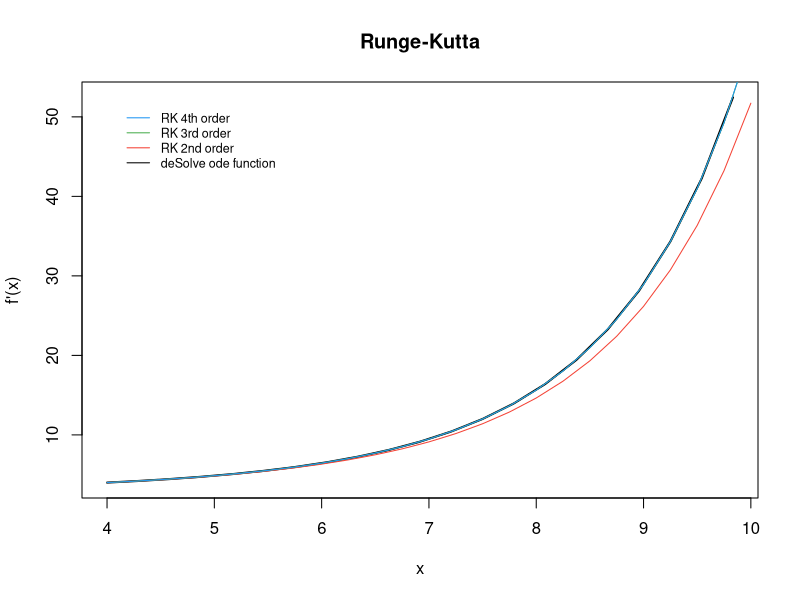
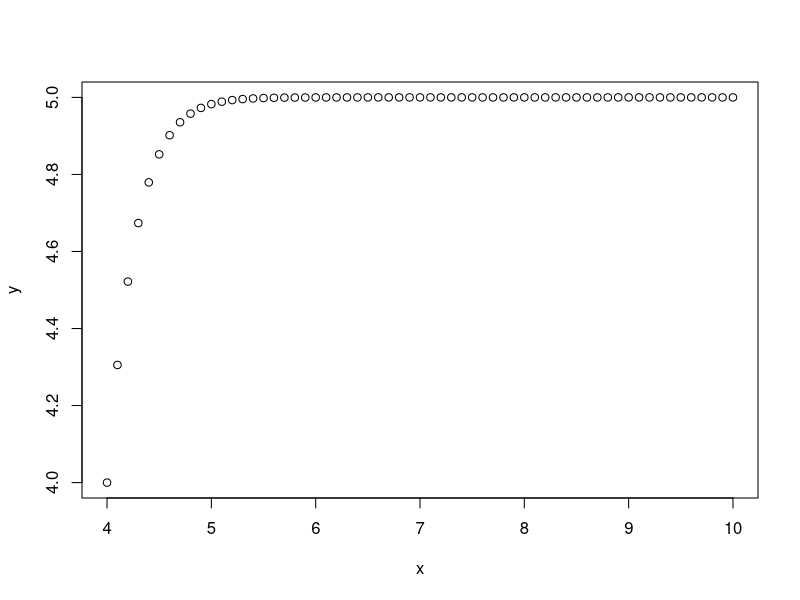
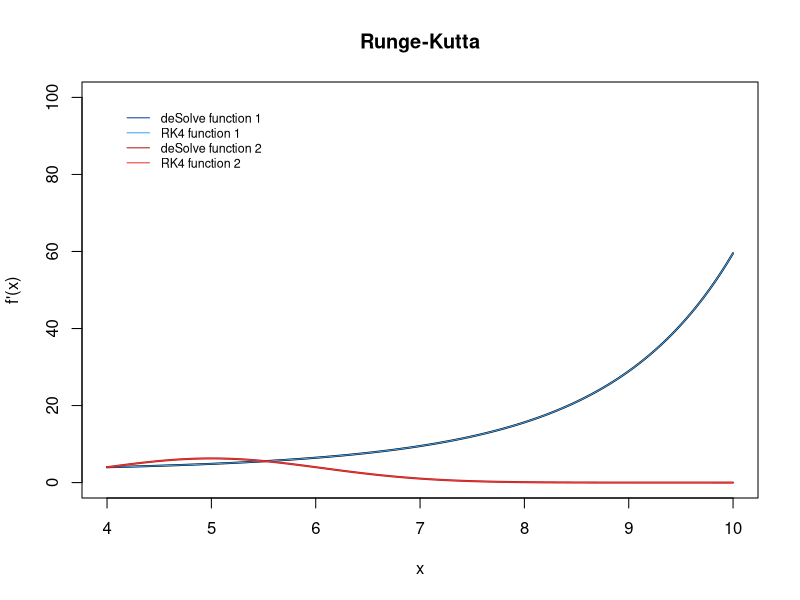
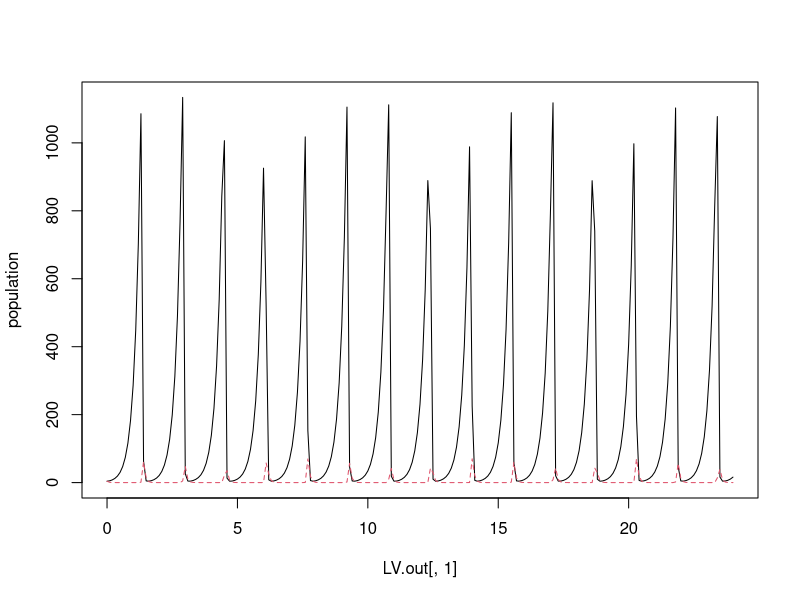
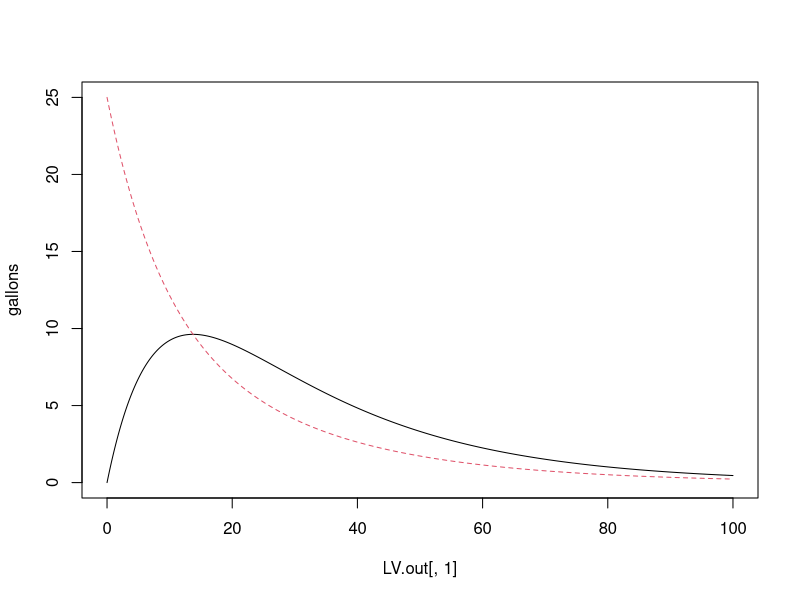

Write the R code that produced these figures, in order.
#*******************************************************************************
#* AUTHOR(S) :
#*     Bruno Gonzalez Soria          (A01169284)
#*     Antonio Osamu Katagiri Tanaka (A01212611)
#*
#* FILENAME :
#*     MidtermExam.R
#*
#* DESCRIPTION :
#*     Simulations (Ene 19 Gpo 1)
#*     Midterm Evaluation
#*
#* NOTES :
#*     -
#*
#* START DATE :
#*     20 Mar 2019
#*******************************************************************************
################################################################################
# Second section (40 points)
# Algorithm Coding. All algorithms must be coded by yourself. The only libraries accepted for this part are the ones that already come with the R language. Do not use any package that already have the algorithm coded. Also, the code must be commented with the instructions to use your code and at least one function to demonstrate its functionality. It is recommended to do a flow chart to explain the logic of the algorithm.

#-------------------------------------------------------------------------------
#c) Runge-Kutta. The algorithm will receive an ODE, initial values for x and y, the step size and the upper bound. The output will be the plot of the second, third and fourth order RK approximations. To demonstrate the functionality of your code, use the analytical answer of the ODE to compare all the approximations (30 points)

rm(list = ls(all = TRUE)) # Delete workspace
graphics.off() # Clear plots
cat("\014") # Clear console

# -----

# Runge-Kutta - 2nd order
rungeKutta2 <- function(funct, x0, y0, x1, n) {
  f <- function(P, N) {
    return(eval(parse(text = funct), envir = list(x = P, y = N)))
  }
  
  vx <- double(n + 1)
  vy <- double(n + 1)
  vx[1] <- x <- x0
  vy[1] <- y <- y0
  h <- (x1 - x0) / n
  for (i in 1:n) {
    # from http://campus.usal.es/~mpg/Personales/PersonalMAGL/Docencia/MetNumTema4Teo(09-10).pdf
    k1 <- h * f(x, y)
    k2 <- h * f(x + 0.5 * h, y + 0.5 * k1)
    vx[i + 1] <- x <- x0 + i * h
    vy[i + 1] <- y <- y + (k1 + k2) / 2
  }
  return(cbind(vx, vy))
}

# -----

# Runge-Kutta - 3rd order
rungeKutta3 <- function(funct, x0, y0, x1, n) {
  f <- function(P, N) {
    return(eval(parse(text = funct), envir = list(x = P, y = N)))
  }
  
  vx <- double(n + 1)
  vy <- double(n + 1)
  vx[1] <- x <- x0
  vy[1] <- y <- y0
  h <- (x1 - x0) / n
  for (i in 1:n) {
    # from http://campus.usal.es/~mpg/Personales/PersonalMAGL/Docencia/MetNumTema4Teo(09-10).pdf
    k1 <- h * f(x, y)
    k2 <- h * f(x + 0.5 * h, y + 0.5 * k1)
    k3 <- h * f(x + h, y - k1 + 2 * k2)
    vx[i + 1] <- x <- x0 + i * h
    vy[i + 1] <- y <- y + (k1 + 4 * k2 + k3) / 6
  }
  return(cbind(vx, vy))
}

# -----

# Runge-Kutta - 4th order
rungeKutta4 <- function(funct, x0, y0, x1, n) {
  f <- function(P, N) {
    return(eval(parse(text = funct), envir = list(x = P, y = N)))
  }
  
  vx <- double(n + 1)
  vy <- double(n + 1)
  vx[1] <- x <- x0
  vy[1] <- y <- y0
  h <- (x1 - x0) / n
  for (i in 1:n) {
    # from http://campus.usal.es/~mpg/Personales/PersonalMAGL/Docencia/MetNumTema4Teo(09-10).pdf
    k1 <- h * f(x, y)
    k2 <- h * f(x + 0.5 * h, y + 0.5 * k1)
    k3 <- h * f(x + 0.5 * h, y + 0.5 * k2)
    k4 <- h * f(x + h, y + k3)
    vx[i + 1] <- x <- x0 + i * h
    vy[i + 1] <- y <- y + (k1 + 2 * k2 + 2 * k3 + k4) / 6
  }
  return(cbind(vx, vy))
}

# -----

library (deSolve)
RKPlot <- function(func, x0, y0, x1, n) {
  # Plot of the second, third and fourth order RK approximations
  #
  # Parameters
  # ----------
  # func : string
  # ODE function of two variabless
  # x0, y0 : numeric
  # initial values
  # x1 : numeric
  # upper bound
  # n : numeric
  # number of steps
  #
  # Returns
  # -------
  # void
  
  # Calculate aproxminations
  rk2 = rungeKutta2(func, x0, y0, x1, n)
  rk3 = rungeKutta3(func, x0, y0, x1, n)
  rk4 = rungeKutta4(func, x0, y0, x1, n)
  
  x2 <- rk2[, 1]
  y2 <- rk2[, 2]
  
  x3 <- rk3[, 1]
  y3 <- rk3[, 2]
  
  x4 <- rk4[, 1]
  y4 <- rk4[, 2]
  
  # Compute analytical answer of the ODE to compare all the approximations
  model <- function(x, y, parms) {
    with(as.list(c(y, parms)), {
      dy = eval(parse(text = funct), envir = list(x, y))#2*x^3 + y
      list(dy)
    })
  }
  y <- c(y = init_y)
  parms <- c()
  x <-
    seq(init_x,
        upper_bound,
        length(init_x:upper_bound) / number_of_steps)
  out <- ode(y, times = x, model, parms)
  
  # Plot
  plot(
    out,
    xlab = "x",
    ylab = "f'(x)",
    type = "l",
    main = ' Runge-Kutta ',
    col = "black",
    lwd = 2
  )
  
  lines(x2, y2, col = "#f44336")
  lines(x3, y3, col = "#4caf50")
  lines(x4, y4, col = "#2196f3")
  
  legend(
    'topleft',
    inset = .05,
    legend = c(
      "RK 4th order",
      "RK 3rd order",
      "RK 2nd order",
      "deSolve ode function"
    ),
    col = c('#2196f3', '#4caf50', '#f44336', 'black'),
    lwd = c(1),
    bty = 'n',
    cex = .75
  )
}

# -----

# ODE to be evaluated (enter it as a string):
funct = "4.5*y - 0.9*y"
funct = "-0.16*x + 0.08*x*y"
# Enter Y initial Value:
init_y = 4
# Enter X initial Value:
init_x = 4
# Enter Upper bound
upper_bound = 10
# Enter number of steps (the step size is going to be calculated calculated):
number_of_steps = 24 #length(init_x:upper_bound) * 2

# Calling the function for the solution:
RKPlot(funct, init_x, init_y, upper_bound, number_of_steps)

#-------------------------------------------------------------------------------
#d) Coupled Runge-Kutta. Modify the fourth order RK algorithm to receive two ODEs. The output will be the plot of both ODEs approximations. (10 points)

runge.kutta <- function(funct, initial, x){
  f <- function(P, N) {
    return(eval(parse(text = funct), envir = list(x = P, y = N)))
  }
  
  if(!is.function(f))stop("f must be a function")
  if(!is.numeric(initial)||length(initial)!=1)stop("initial must be a scalar")
  if(!is.vector(x,mode="numeric"))stop("x must be a numeric vector")
  y <- initial
  for(i in 1:(length(x)-1)){
    stepsize <- x[i+1]-x[i]
    f1 <- stepsize*f(y[i],x[i])
    f2 <- stepsize*f(y[i]+f1/2,x[i]+stepsize/2)
    f3 <- stepsize*f(y[i]+f2/2,x[i]+stepsize/2)
    f4 <- stepsize*f(y[i]+f3,x[i]+stepsize)
    y <- c(y,y[i]+(f1+2*f2+2*f3+f4)/6)}
  y
}
x = seq(4,10,0.1)
y = runge.kutta("-0.16*x + 0.08*x*y",4,x)
y = runge.kutta("4.5*y - 0.9*x*y",4,x)
plot(x,y)

library (deSolve)
RKPlot2 <-
  function(func_1,
           func_2,
           x0,
           y0,
           x1,
           n,
           plot_ymin,
           plot_ymax) {
    # Plot of the second, third and fourth order RK approximations
    #
    # Parameters
    # ----------
    # func : string
    # ODE function of two variabless
    # x0, y0 : numeric
    # initial values
    # x1 : numeric
    # upper bound
    # n : numeric
    # number of steps
    # plot_ymin, plot_ymax : numeric
    # set the plot y-axis range
    #
    # Returns
    # -------
    # void
    
    # Calculate aproxminations
    rk4_1 = rungeKutta4(func_1, x0, y0, x1, n)
    rk4_2 = rungeKutta4(func_2, x0, y0, x1, n)
    
    x4_1 <- rk4_1[, 1]
    y4_1 <- rk4_1[, 2]
    
    x4_2 <- rk4_2[, 1]
    y4_2 <- rk4_2[, 2]
    
    # Compute analytical answer of the ODE approximations
    
    model_1 <- function(x, y, parms) {
      with(as.list(c(y, parms)), {
        dy = eval(parse(text = funct_1), envir = list(x, y))#2*x^3 + y
        list(dy)
      })
    }
    y <- c(y = init_y)
    parms <- c()
    x <-
      seq(init_x,
          upper_bound,
          length(init_x:upper_bound) / number_of_steps)
    out_1 <- ode(y, times = x, model_1, parms)
    
    model_2 <- function(x, y, parms) {
      with(as.list(c(y, parms)), {
        dy = eval(parse(text = funct_2), envir = list(x, y))#2*x^3 + y
        list(dy)
      })
    }
    y <- c(y = init_y)
    parms <- c()
    x <-
      seq(init_x,
          upper_bound,
          length(init_x:upper_bound) / number_of_steps)
    out_2 <- ode(y, times = x, model_2, parms)
    
    ### Plot
    
    # deSolve function 1
    plot(
      out_1,
      xlab = "x",
      ylab = "f'(x)",
      type = "l",
      main = ' Runge-Kutta ',
      col = "black",
      lwd = 2,
      ylim=c(plot_ymin,plot_ymax)
    )
    
    # RK4 function 1
    lines(x4_1, y4_1, col = "#42a5f5") # blue lighten-1
    
    # deSolve function 2
    lines(out_2, col = "#b71c1c", lwd = 2) # blue lighten-1
    
    # RK4 function 2
    lines(x4_2, y4_2, col = "#e53935") # red darken-1
    
    legend(
      'topleft',
      inset = .05,
      legend = c(
        "deSolve function 1",
        "RK4 function 1",
        "deSolve function 2",
        "RK4 function 2"
      ),
      col = c('#0d47a1', '#42a5f5', '#b71c1c', '#e53935'),
      lwd = c(1),
      bty = 'n',
      cex = .75
    )
  }

# -----

# dx_1/dt = -(2/25)x_1 + (1/50)x_2
# dx_2/dt =  (2/25)x_1 - (2/25)x_2

# ODEs to be evaluated (enter it as a string):
funct_1 = "-0.16*x + 0.08*x*y"
funct_2 = "4.5*y - 0.9*x*y"
# Enter Y initial Value:
init_y = 4
# Enter X initial Value:
init_x = 4
# Enter Upper bound
upper_bound = 10
# Enter number of steps (the step size is going to be calculated calculated):
number_of_steps = 1000

# Calling the function for the solution:
RKPlot2(funct_1,
        funct_2,
        init_x,
        init_y,
        upper_bound,
        number_of_steps,
        -0,
        100)

################################################################################
# Third Section (60 points)
# Applied Computing. In this section you will use your fourth-order coupled Runge-Kutta algorithm code to solve different problems. Compare your answers with the "ode" function from the "deSolve" R package. Plot your answer vs the deSolve answer. Justify if the problem is stiff or not, the chosen step size, and the time units that the step size represent (seconds, minutes, hours, days, etc).

#-------------------------------------------------------------------------------
# c) Lotka-Volterra equations / predator-prey equations. The following ODEs describe the interaction between foxes and bunnies.
#
# dx/dt = -16x + 0.08xy
# dy/dt = 4.5y - 0.9xy
#
# At the start of the model there are 4 foxes and 4 bunnies. Choose the best step size to model the first 2 years of the ecosystem (30 points)

#-------------------------------------------------------------------------------
# OUR ANSWER

# # ODEs to be evaluated (enter it as a string):
# funct_1 = "-16*x + 0.08*x*y"
# funct_2 = "4.5*y - 0.9*x*y"
# # Enter Y initial Value:
# init_y = 4
# # Enter X initial Value:
# init_x = 4
# # Enter Upper bound
# upper_bound = 24 # 2 yrs = 24 months
# # Enter number of steps (the step size is going to be calculated calculated):
# number_of_steps = 1700
# 
# # Calling the function for the solution:
# RKPlot2(funct_1,
#         funct_2,
#         init_x,
#         init_y,
#         upper_bound,
#         number_of_steps,
#         -10000,
#         3000)

#-------------------------------------------------------------------------------
# THE deSolve ANSWER

library(deSolve)
library(lattice)

# P -> x ; N -> y

predpreyLV <- function(t, y, p) {
  N <- y[1]
  P <- y[2]
  with(as.list(p), {
    dNdt <- c * N - d * P * N
    dPdt <- -a * P + b * P * N
    return(list(c(dNdt, dPdt)))
  })
}

a <- 16
b <- 0.08
c <- 4.5
d <- 0.9

p <- c(a = a,
       b = b,
       c = c,
       d = d)
y0 <- c(N = 4, P = 4)
times <- seq(0, 24, 0.1)
LV.out <- ode(y = y0, times, predpreyLV, p)

matplot(LV.out[, 1], LV.out[, 2:3], type = "l", ylab = "population")

#-------------------------------------------------------------------------------
# d) Coupled water tanks. Two water tanks are joined as depicted in the Figure 1. The model that describes the water flow from one tank to the other [gallon/minute] is given by the following ODEs:
#
# dx_1/dt = -(2/25)x_1 + (1/50)x_2
# dx_2/dt =  (2/25)x_1 - (2/25)x_2
#
# Choose the best step size to model the first 60 minutes. Assume that the first tank has 25 gallons and the second tank is empty before the h2 door is opened. (30 points)

#-------------------------------------------------------------------------------
# OUR ANSWER

# # ODEs to be evaluated (enter it as a string):
# funct_1 = "-(2/25)*x + (1/50)*y"
# funct_2 = "(2/25)*x - (2/25)*y"
# # Enter Y initial Value:
# init_y = 25
# # Enter X initial Value:
# init_x = 0
# # Enter Upper bound
# upper_bound = 60 # minutes
# # Enter number of steps (the step size is going to be calculated calculated):
# number_of_steps = 10
# 
# # Calling the function for the solution:
# RKPlot2(funct_1,
#         funct_2,
#         init_x,
#         init_y,
#         upper_bound,
#         number_of_steps,
#         -150,
#         65)

#-------------------------------------------------------------------------------
# THE deSolve ANSWER

library(deSolve)
library(lattice)

# P -> x ; N -> y

watertanksLV <- function(t, y, p) {
  N <- y[1]
  P <- y[2]
  with(as.list(p), {
    dNdt <- c * P - d * N
    dPdt <- -a * P + b * N
    return(list(c(dNdt, dPdt)))
  })
}

a <- (2 / 25)
b <- (1 / 50)
c <- (2 / 25)
d <- (2 / 25)

p <- c(a = a,
       b = b,
       c = c,
       d = d)
y0 <- c(N = 0, P = 25)
times <- seq(0, 100, 0.1)
LV.out <- ode(y = y0, times, watertanksLV, p)

matplot(LV.out[, 1], LV.out[, 2:3], type = "l", ylab = "gallons")
